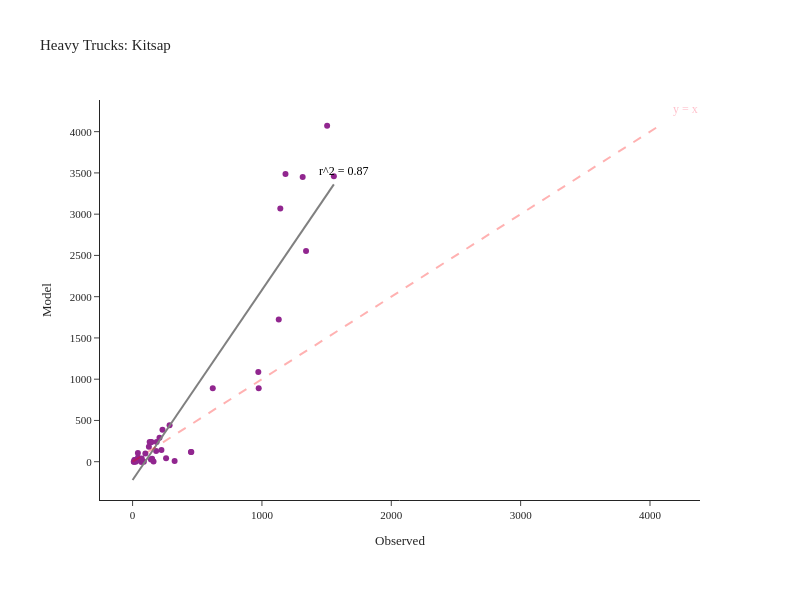

Source (notebook cell):
### Code cell
fig = create_truck_chart(df_daily_heavy, 'Heavy', 'Kitsap')
fig.show()

### Figure 1 — Plotly figure (JSON) as saved in the notebook; plotly's stock layout.template omitted (floating-point values rounded to 4 significant figures)
{"data": [{"customdata": [["SR-16  N/O SR-302 NB/SB", "Kitsap"], ["SR-16 N/O SR-160 NB/SB", "Kitsap"], ["SR-16 N/O Tremont NB/SB", "Kitsap"], ["SR-16 S/O SR-3 NB", "Kitsap"], ["SR-104 @ Hood Canal Bridge WB/EB", "Kitsap"], ["SR-104 E/O Hood Canal Bridge WB/EB", "Kitsap"], ["SR-104 N/O Pt Gamble Rd WB/EB", "Kitsap"], ["SR-104 E/O SR-307 WB/EB", "Kitsap"], ["SR-104 E/O Hansville WB/EB", "Kitsap"], ["SR-160 @ SR-16 WB/EB", "Kitsap"], ["SR-160 E/O Long Lake Rd WB/EB", "Kitsap"], ["SR-160 W/O Banner WB/EB", "Kitsap"], ["SR-160 E/O Peterson WB/EB", "Kitsap"], ["SR-160 S/O Southworth Dr WB/EB", "Kitsap"], ["SR-166 E/O SR-16 WB/EB", "Kitsap"], ["SR-3 E/O Sunset Way NB/SB", "Kitsap"], ["SR-3 N/O SR-305 NB/SB", "Kitsap"], ["SR-3 S/O Newberry Hill Rd NB/SB", "Kitsap"], ["SR-3 @ SR-304 NB/SB", "Kitsap"], ["SR-3 NE of SR-16 NB/SB", "Kitsap"], ["SR-3 W/O Lake Flora Rd NB/SB", "Kitsap"], ["SR-303 E/O SR-3 NB/SB", "Kitsap"], ["SR-303 N/O 11th St NB/SB", "Kitsap"], ["SR-303 N/O SR-304 NB/SB", "Kitsap"], ["SR-304 E/O SR-3 WB/EB", "Kitsap"], ["SR-304 W/O Naval WB/EB", "Kitsap"], ["SR-305 W/O SR-307 WB/EB", "Kitsap"], ["SR-305 W/O Suquamish Way WB/EB", "Kitsap"], ["SR-305 N/O Day Rd WB/EB", "Kitsap"], ["SR-305 N/O High School Rd WB/EB", "Kitsap"], ["SR-305 S/O Winslow Way WB/EB", "Kitsap"], ["SR-305 @ Ferry Ramp WB/EB", "Kitsap"], ["SR-307 W/O SR-104 NB/SB", "Kitsap"], ["SR-307 N/O Gunderson NB/SB", "Kitsap"], ["SR-307 S/O Gunderson NB/SB", "Kitsap"], ["SR-307 N/O SR-305 NB/SB", "Kitsap"], ["SR-308 @ SR-3 WB/EB", "Kitsap"], ["SR-308 E/O SR-3 WB/EB", "Kitsap"], ["SR-308 E/O Silverdale Way WB/EB", "Kitsap"], ["SR-308 W/O Brownsville Hwy WB/EB", "Kitsap"], ["SR-310 @ SR-3 WB/EB", "Kitsap"], ["SR-310 W/O Callow WB/EB", "Kitsap"]], "hovertemplate": "Observed=%{x}<br>Model=%{y}<br>location=%{customdata[0]}<br>County=%{customdata[1]}<extra></extra>", "legendgroup": "", "line": {"color": "Grey", "width": 2}, "marker": {"color": "#91268F", "symbol": "circle"}, "mode": "markers", "name": "", "orientation": "v", "showlegend": false, "type": "scatter", "x": [1504, 1182, 1315, 1130, 620, 69, 66, 151, 87, 126, 33, 28, 19, 14, 162, 975, 972, 1341, 1142, 1556, 325, 182, 208, 99, 231, 141, 286, 454, 451, 259, 11, 9, 223, 186, 146, 132, 42, 41, 71, 24, 142, 24], "xaxis": "x", "y": [4071, 3488, 3450, 1724, 890, 0, 0, 35, 0, 182, 18, 18, 21, 21, 2, 889, 1086, 2554, 3070, 3458, 8, 129, 291, 98, 387, 236, 443, 118, 118, 41, 0, 0, 141, 239, 240, 240, 51, 106, 38, 0, 26, 7], "yaxis": "y"}, {"hovertemplate": "Observed=%{x}<br>Model=%{y}<extra></extra>", "legendgroup": "", "line": {"color": "Grey", "dash": "solid", "width": 2}, "marker": {"symbol": "circle"}, "mode": "lines", "name": "", "orientation": "v", "showlegend": false, "type": "scatter", "x": [0.0, 15.72, 31.43, 47.15, 62.87, 78.59, 94.3, 110.0, 125.7, 141.5, 157.2, 172.9, 188.6, 204.3, 220.0, 235.8, 251.5, 267.2, 282.9, 298.6, 314.3, 330.1, 345.8, 361.5, 377.2, 392.9, 408.6, 424.4, 440.1, 455.8, 471.5, 487.2, 502.9, 518.7, 534.4, 550.1, 565.8, 581.5, 597.3, 613.0, 628.7, 644.4, 660.1, 675.8, 691.6, 707.3, 723.0, 738.7, 754.4, 770.1, 785.9, 801.6, 817.3, 833.0, 848.7, 864.4, 880.2, 895.9, 911.6, 927.3, 943.0, 958.7, 974.5, 990.2, 1006.0, 1022.0, 1037.0, 1053.0, 1069.0, 1084.0, 1100.0, 1116.0, 1132.0, 1147.0, 1163.0, 1179.0, 1195.0, 1210.0, 1226.0, 1242.0, 1257.0, 1273.0, 1289.0, 1305.0, 1320.0, 1336.0, 1352.0, 1367.0, 1383.0, 1399.0, 1415.0, 1430.0, 1446.0, 1462.0, 1477.0, 1493.0, 1509.0, 1525.0, 1540.0, 1556.0], "xaxis": "x", "y": [-221.8, -185.6, -149.4, -113.2, -77.06, -40.87, -4.687, 31.5, 67.69, 103.9, 140.1, 176.2, 212.4, 248.6, 284.8, 321.0, 357.2, 393.4, 429.6, 465.7, 501.9, 538.1, 574.3, 610.5, 646.7, 682.9, 719.0, 755.2, 791.4, 827.6, 863.8, 900.0, 936.2, 972.4, 1009.0, 1045.0, 1081.0, 1117.0, 1153.0, 1189.0, 1226.0, 1262.0, 1298.0, 1334.0, 1370.0, 1407.0, 1443.0, 1479.0, 1515.0, 1551.0, 1588.0, 1624.0, 1660.0, 1696.0, 1732.0, 1768.0, 1805.0, 1841.0, 1877.0, 1913.0, 1949.0, 1986.0, 2022.0, 2058.0, 2094.0, 2130.0, 2167.0, 2203.0, 2239.0, 2275.0, 2311.0, 2347.0, 2384.0, 2420.0, 2456.0, 2492.0, 2528.0, 2565.0, 2601.0, 2637.0, 2673.0, 2709.0, 2745.0, 2782.0, 2818.0, 2854.0, 2890.0, 2926.0, 2963.0, 2999.0, 3035.0, 3071.0, 3107.0, 3144.0, 3180.0, 3216.0, 3252.0, 3288.0, 3324.0, 3361.0], "yaxis": "y"}], "layout": {"annotations": [{"align": "right", "font": {"color": "pink", "size": 12}, "showarrow": false, "text": "y = x", "x": 4275.0, "y": 4275.0}, {"align": "right", "font": {"color": "black", "size": 12}, "showarrow": false, "text": "r^2 = 0.87", "x": 1634.0, "y": 3529.0}], "height": 600, "legend": {"tracegroupgap": 0}, "margin": {"b": 100, "l": 100, "r": 100, "t": 100}, "shapes": [{"line": {"color": "Red", "dash": "dash", "width": 2}, "type": "line", "x0": 0, "x1": 4071, "y0": 0, "y1": 4071}], "title": {"text": "Heavy Trucks: Kitsap"}, "width": 800, "xaxis": {"anchor": "y", "domain": [0.0, 1.0], "title": {"text": "Observed"}}, "yaxis": {"anchor": "x", "domain": [0.0, 1.0], "title": {"text": "Model"}}}}
